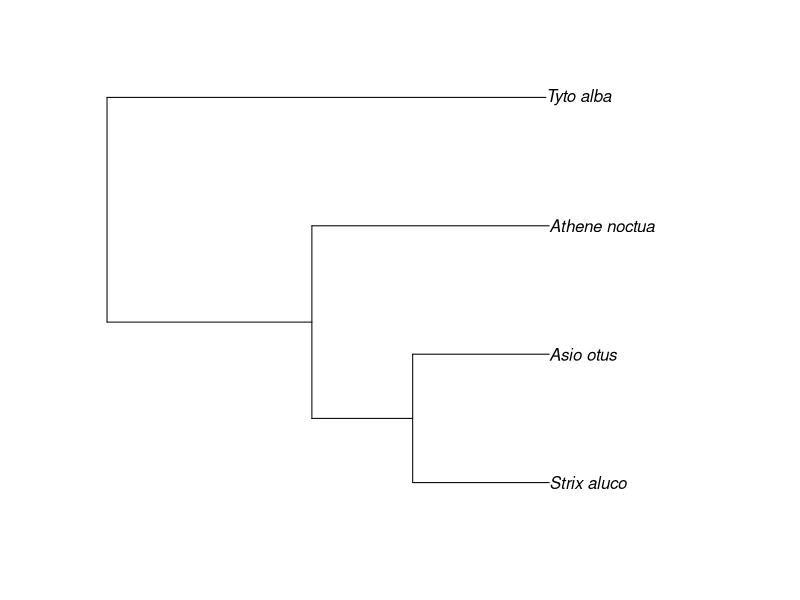
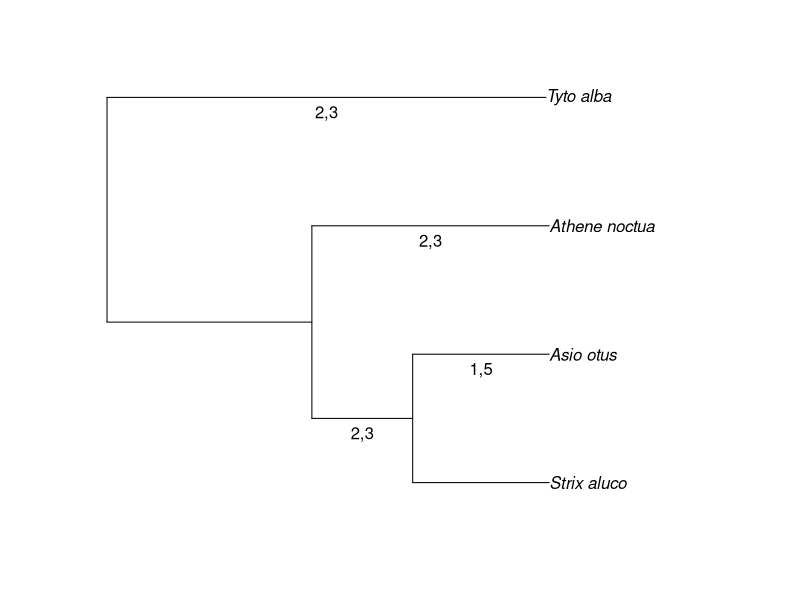

Write R code to recreate these figures, in order.
library(phytools)
library(phangorn)


# make fake data
s <- "owls(((Strix_aluco:4.2,Asio_otus:4.2):3.1,Athene_noctua:7.3):6.3,Tyto_alba:13.5);"
testT <- read.tree(text=s)
testChar <- rbind(
			c(1,0,1,1,0), 
			c(1,1,0,1,0), 
			c(0,0,1,1,1), 
			c(1,1,0,1,0)
			)
rownames(testChar) <- testT$tip.label

# convert fake data to phyDat format for phangorn
testPhy <- as.phyDat(testChar, type="USER", levels=c(0,1))

# scale tree by characer change number. We'll use this later for plotting
rescaled <- acctran(testT, testPhy)

# use acctran to get ancestral states
aceTree <- pace(testT, testPhy, "ACCTRAN", return="prob")

# convert to a change matrix
changeMat <- matrix(nrow=length(aceTree), ncol=ncol(testChar))
for (i in 1:length(aceTree))	{
	changeMat[i,] <-  aceTree[[i]][,2]
}
rownames(changeMat) <- 1:nrow(changeMat)

# extract edge matarix
eMat <- rescaled$edge

# get characters of ancestor and descendent of each edge
Ancest <- changeMat[as.character(eMat[,1]),]
Descend <- changeMat[as.character(eMat[,2]),]

# make the phylo
plot(testT)

# extract some plotting parameters
#plot(rescaled)
#obj <- get("last_plot.phylo", envir = .PlotPhyloEnv)
#Heights <- nodeHeights(rescaled)

plot(testT)

# find which characters change on each edge
for (i in 1:nrow(eMat))	{
	# find which characters changed (which ancestor states != descendent states for each edge)
	changeVec <- Ancest[i,] - Descend[i,]
	Chars <- which(abs(changeVec) > 0)
	cat(i, Chars, "\n")
	# if any change happened..
	if (length(Chars) > 0)	{
		edgelabels(i, bg=NULL, frame="none", text=paste(Chars, collapse=","), pos=1)

		# couldn't get the below to work, but it's the general idea. Can look up old code I wrote to stick labels on edges in specific places later if you can't get a satisfactory look
#		XX <- (obj$xx[rescaled$edge[i,2]] - obj$xx[rescaled$edge[i,1]]) / length(Chars)
		# add the change on the tree on the right branch
#		for (j in 1:length(Chars))	{
#			cat(obj$xx[rescaled$edge[i,1]] - Heights[i,1])
			# need to add something here for branches with multiple changes, not sure what
#			points(obj$xx[rescaled$edge[i,1]], obj$yy[rescaled$edge[i,2]], pch=16)
#			text(obj$xx[rescaled$edge[i,1]], obj$yy[rescaled$edge[i,2]], pos = 3,
#				paste(Chars[j],": ", Ancest[i,Chars[j]], "->", Descend[i,Chars[j]], sep="")
#				)
#		}
	}

}
